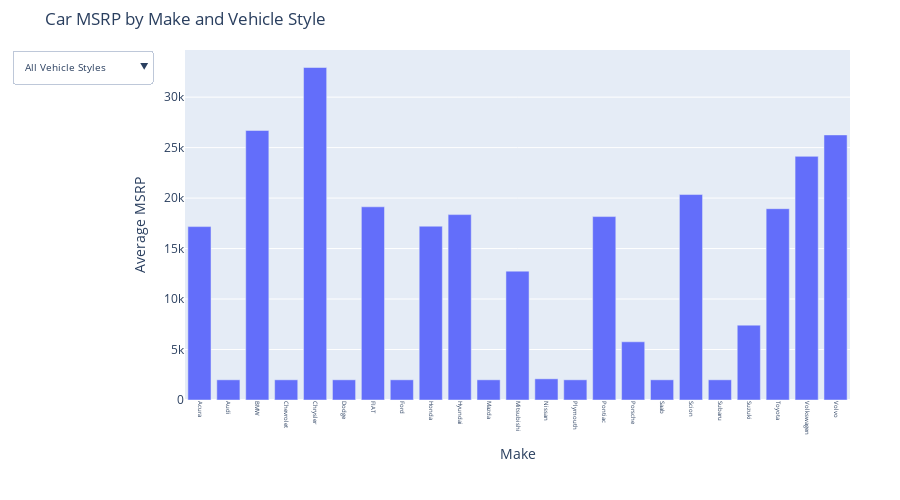

Write notebook code for a chart like this one.
### Markdown cell above
Option 2: _plotly_

### Code cell
import pandas as pd
import plotly.graph_objs as go

# 1. Read the CSV file
try:
    df = pd.read_csv('car_data.csv')
except FileNotFoundError:
    print("The file 'car_data.csv' was not found.")
    exit()

# Check if necessary columns exist
required_columns = ['Make', 'Vehicle Style', 'MSRP']
if not all(col in df.columns for col in required_columns):
    print(f"Missing columns in the data: {set(required_columns) - set(df.columns)}")
    exit()

# Ensure 'MSRP' is numeric
df['MSRP'] = pd.to_numeric(df['MSRP'], errors='coerce')

# 2. Dropdown filter with multiple selection
def create_multi_select_chart(df):
    # Prepare data
    grouped_data = df.groupby(['Make', 'Vehicle Style'])['MSRP'].mean().reset_index()
    
    # Create figure with dropdown
    fig = go.Figure()

    # Add traces for each Vehicle Style
    vehicle_styles = grouped_data['Vehicle Style'].unique()
    for style in vehicle_styles:
        style_data = grouped_data[grouped_data['Vehicle Style'] == style]
        fig.add_trace(
            go.Bar(
                x=style_data['Make'], 
                y=style_data['MSRP'], 
                name=style,
                visible=(style == vehicle_styles[0])  # First style visible by default
            )
        )

    # Create visibility list for all styles
    visibility_all = [True] * len(vehicle_styles)

    # Update layout with dropdown
    fig.update_layout(
        updatemenus=[{
            'buttons': [
                # Option to show all vehicle styles
                {
                    'method': 'update',
                    'label': 'All Vehicle Styles',
                    'args': [
                        {
                            'visible': visibility_all
                        },
                        {
                            'title': 'Average Car MSRP - All Vehicle Styles',
                            'barmode': 'stack'  # Set barmode to stack
                        }
                    ]
                }
            ] + [
                {
                    'method': 'update',
                    'label': style,
                    'args': [
                        {'visible': [style == trace.name for trace in fig.data]},
                        {'title': f'Average Car MSRP - {style} Vehicle Style', 'barmode': 'group'}  # Set barmode to group for individual styles
                    ]
                } 
                for style in vehicle_styles
            ],
            'direction': 'down',
            'showactive': True,
            'font': dict(size=10),  # Reduce font size of dropdown menu
        }],
        title='Car MSRP by Make and Vehicle Style',
        xaxis_title='Make',
        yaxis_title='Average MSRP',
        barmode='group',  # Default to group
        height=500,  # Height of the chart
        width=900,   # Width of the chart
        xaxis=dict(
            tickfont=dict(size=6),  # Reduce font size on x-axis
            tickangle=90,  # Rotate x-axis labels for better visibility
            automargin=True  # Automatically adjust margins
        ),
        margin=dict(l=50, r=50, t=50, b=100),  # Adjust margins to fit labels
        legend=dict(
            font=dict(size=8),  # Reduce font size of the legend
        )
    )

    return fig

# Generate the chart
multi_select_chart = create_multi_select_chart(df)

# Display the chart
multi_select_chart.show()

### Figure 1 — Plotly figure (JSON) as saved in the notebook; plotly's stock layout.template omitted (floating-point values rounded to 4 significant figures)
{"data": [{"name": "2dr Hatchback", "type": "bar", "visible": true, "x": ["Acura", "Audi", "BMW", "Chevrolet", "Chrysler", "Dodge", "FIAT", "Ford", "Honda", "Hyundai", "Mazda", "Mitsubishi", "Nissan", "Plymouth", "Pontiac", "Porsche", "Saab", "Scion", "Subaru", "Suzuki", "Toyota", "Volkswagen", "Volvo"], "y": [17180.0, 2000, 26699, 2000, 32935, 2000, 19140.0, 2000, 17220.0, 18360.0, 2000, 12760.0, 2098.0, 2000, 18170.0, 5765.0, 2000, 20350.0, 2000, 7416, 18950, 24130.0, 26260.0]}, {"name": "4dr Hatchback", "type": "bar", "visible": false, "x": ["Acura", "BMW", "Chevrolet", "Dodge", "Ford", "Honda", "Hyundai", "Kia", "Lexus", "Mazda", "Mercedes-Benz", "Mitsubishi", "Nissan", "Plymouth", "Pontiac", "Saab", "Scion", "Subaru", "Suzuki", "Toyota", "Volkswagen"], "y": [51060.0, 55155, 18330.0, 2000, 18470.0, 26370.0, 17630.0, 19380.0, 31570.0, 20810.0, 40930.0, 12880.0, 22240.0, 2000, 18110.0, 2034.0, 15690.0, 21190.0, 16700.0, 22190.0, 28200.0]}, {"name": "4dr SUV", "type": "bar", "visible": false, "x": ["Acura", "Audi", "BMW", "Buick", "Cadillac", "Chevrolet", "Chrysler", "Dodge", "FIAT", "Ford", "GMC", "HUMMER", "Honda", "Hyundai", "Infiniti", "Kia", "Land Rover", "Lexus", "Lincoln", "Maserati", "Mazda", "Mercedes-Benz", "Mitsubishi", "Nissan", "Oldsmobile", "Pontiac", "Porsche", "Saab", "Subaru", "Suzuki", "Toyota", "Volkswagen", "Volvo"], "y": [42960.0, 48630.0, 58540.0, 34000.0, 72550.0, 33550.0, 35790.0, 31180.0, 24620.0, 42030.0, 37480.0, 37749, 28580.0, 30220.0, 45690.0, 31533, 71280.0, 45040.0, 50330.0, 77500, 27140.0, 68400.0, 26100.0, 34290.0, 34020.0, 25100.0, 82510.0, 41685, 28540.0, 21130.0, 40630.0, 41700.0, 45390.0]}, {"name": "Coupe", "type": "bar", "visible": false, "x": ["Acura", "Alfa Romeo", "Aston Martin", "Audi", "BMW", "Bentley", "Bugatti", "Buick", "Cadillac", "Chevrolet", "Chrysler", "Dodge", "Ferrari", "Ford", "Honda", "Hyundai", "Infiniti", "Kia", "Lamborghini", "Lexus", "Lincoln", "Lotus", "Maserati", "Mazda", "McLaren", "Mercedes-Benz", "Nissan", "Oldsmobile", "Plymouth", "Pontiac", "Porsche", "Rolls-Royce", "Scion", "Spyker", "Subaru", "Toyota", "Volkswagen", "Volvo"], "y": [39690.0, 59400, 192900.0, 93590.0, 52450.0, 254300.0, 1757000.0, 2059.0, 45440.0, 38940.0, 19085, 45060.0, 249200.0, 34100.0, 21760.0, 22130.0, 40290.0, 20380.0, 328300.0, 50820.0, 2168.0, 75065, 116000.0, 2000, 229700, 109700.0, 35390.0, 10620.0, 2000, 16190.0, 99140.0, 367400.0, 27520.0, 209990, 16110.0, 15620.0, 2000, 2000]}, {"name": "Sedan", "type": "bar", "visible": false, "x": ["Acura", "Aston Martin", "Audi", "BMW", "Bentley", "Buick", "Cadillac", "Chevrolet", "Chrysler", "Dodge", "Ford", "Genesis", "Honda", "Hyundai", "Infiniti", "Kia", "Lexus", "Lincoln", "Maserati", "Maybach", "Mazda", "Mercedes-Benz", "Mitsubishi", "Nissan", "Oldsmobile", "Plymouth", "Pontiac", "Porsche", "Rolls-Royce", "Saab", "Scion", "Subaru", "Suzuki", "Toyota", "Volkswagen", "Volvo"], "y": [33610.0, 207000.0, 46390.0, 71830.0, 236836, 29570.0, 51180.0, 19880.0, 26100.0, 22520.0, 23260.0, 46620.0, 26030.0, 27670.0, 41080.0, 23810.0, 48860.0, 41670.0, 99020.0, 426900.0, 19740.0, 48830.0, 24060.0, 22600.0, 9139.0, 2768.0, 20650.0, 123300.0, 327000.0, 36780.0, 16250, 26190.0, 17970.0, 24800.0, 30800.0, 22290.0]}, {"name": "Wagon", "type": "bar", "visible": false, "x": ["Acura", "Audi", "BMW", "Buick", "Cadillac", "Chevrolet", "Chrysler", "Dodge", "FIAT", "Ford", "Kia", "Lexus", "Lincoln", "Mazda", "Mercedes-Benz", "Nissan", "Oldsmobile", "Plymouth", "Pontiac", "Saab", "Scion", "Subaru", "Suzuki", "Toyota", "Volkswagen", "Volvo"], "y": [33560, 33894, 43270.0, 2053, 47364, 15825, 26370.0, 24780.0, 22120.0, 30070.0, 18220.0, 31105, 44950.0, 16675, 43069, 17500, 2000, 2000, 6952.0, 34150.0, 18440.0, 2000, 15540.0, 31740.0, 26390.0, 26270.0]}, {"name": "Convertible", "type": "bar", "visible": false, "x": ["Alfa Romeo", "Aston Martin", "Audi", "BMW", "Bentley", "Buick", "Cadillac", "Chevrolet", "Chrysler", "Dodge", "FIAT", "Ferrari", "Ford", "Honda", "Infiniti", "Lamborghini", "Lexus", "Lotus", "Maserati", "Maybach", "Mazda", "McLaren", "Mercedes-Benz", "Mitsubishi", "Nissan", "Oldsmobile", "Plymouth", "Pontiac", "Porsche", "Rolls-Royce", "Saab", "Spyker", "Toyota", "Volkswagen", "Volvo"], "y": [64900, 203400.0, 70030.0, 63810.0, 250500.0, 25620.0, 70400.0, 62835, 24230.0, 2000, 23430.0, 214700.0, 34760.0, 36020.0, 46670.0, 336400.0, 52450.0, 51660.0, 130200.0, 1381375, 28080.0, 280225, 104600.0, 29980.0, 39070.0, 2000, 28540.0, 22550.0, 115500.0, 428273, 28760.0, 219990, 25780.0, 27670.0, 40530.0]}, {"name": "Passenger Minivan", "type": "bar", "visible": false, "x": ["Buick", "Chevrolet", "Chrysler", "Dodge", "Ford", "GMC", "Honda", "Hyundai", "Kia", "Mazda", "Mercedes-Benz", "Mitsubishi", "Nissan", "Oldsmobile", "Plymouth", "Pontiac", "Toyota", "Volkswagen"], "y": [30010.0, 24930.0, 29750.0, 25340.0, 22590.0, 25105, 36879, 26615, 32980.0, 23320.0, 32500, 2000, 22960.0, 32800.0, 2113.0, 20820.0, 30040.0, 29240.0]}, {"name": "Crew Cab Pickup", "type": "bar", "visible": false, "x": ["Cadillac", "Chevrolet", "Dodge", "Ford", "GMC", "HUMMER", "Honda", "Lincoln", "Mitsubishi", "Nissan", "Subaru", "Suzuki", "Toyota"], "y": [66570.0, 39260.0, 31410.0, 41570.0, 39060.0, 34630.0, 34100.0, 41210.0, 26690, 32730.0, 24400.0, 27650.0, 36850.0]}, {"name": "2dr SUV", "type": "bar", "visible": false, "x": ["Chevrolet", "Dodge", "Ford", "GMC", "Land Rover", "Mazda", "Suzuki"], "y": [13810.0, 2000, 16130.0, 7129.0, 39700.0, 2000, 2000]}, {"name": "Cargo Minivan", "type": "bar", "visible": false, "x": ["Chevrolet", "Dodge", "Ford", "GMC", "Mercedes-Benz", "Mitsubishi", "Nissan"], "y": [20010.0, 20170.0, 19700, 23790.0, 28950, 2000, 21440.0]}, {"name": "Cargo Van", "type": "bar", "visible": false, "x": ["Chevrolet", "Dodge", "Ford", "GMC"], "y": [8299.0, 12540.0, 20610.0, 21910.0]}, {"name": "Convertible SUV", "type": "bar", "visible": false, "x": ["Chevrolet", "Land Rover", "Nissan", "Suzuki"], "y": [17720.0, 48577, 43690.0, 7512.0]}, {"name": "Extended Cab Pickup", "type": "bar", "visible": false, "x": ["Chevrolet", "Dodge", "Ford", "GMC", "Mazda", "Mitsubishi", "Nissan", "Suzuki", "Toyota"], "y": [24170.0, 16300.0, 23810.0, 27900.0, 11600.0, 19190.0, 20530.0, 21640.0, 26250.0]}, {"name": "Passenger Van", "type": "bar", "visible": false, "x": ["Chevrolet", "Dodge", "Ford", "GMC"], "y": [28560.0, 14140.0, 32840.0, 28560.0]}, {"name": "Regular Cab Pickup", "type": "bar", "visible": false, "x": ["Chevrolet", "Dodge", "Ford", "GMC", "Mazda", "Mitsubishi", "Nissan", "Toyota"], "y": [19820.0, 14850.0, 17800.0, 25180.0, 9155.0, 2000, 2213.0, 17590.0]}], "layout": {"barmode": "group", "height": 500, "legend": {"font": {"size": 8}}, "margin": {"b": 100, "l": 50, "r": 50, "t": 50}, "title": {"text": "Car MSRP by Make and Vehicle Style"}, "updatemenus": [{"buttons": [{"args": [{"visible": [true, true, true, true, true, true, true, true, true, true, true, true, true, true, true, true]}, {"barmode": "stack", "title": "Average Car MSRP - All Vehicle Styles"}], "label": "All Vehicle Styles", "method": "update"}, {"args": [{"visible": [true, false, false, false, false, false, false, false, false, false, false, false, false, false, false, false]}, {"barmode": "group", "title": "Average Car MSRP - 2dr Hatchback Vehicle Style"}], "label": "2dr Hatchback", "method": "update"}, {"args": [{"visible": [false, true, false, false, false, false, false, false, false, false, false, false, false, false, false, false]}, {"barmode": "group", "title": "Average Car MSRP - 4dr Hatchback Vehicle Style"}], "label": "4dr Hatchback", "method": "update"}, {"args": [{"visible": [false, false, true, false, false, false, false, false, false, false, false, false, false, false, false, false]}, {"barmode": "group", "title": "Average Car MSRP - 4dr SUV Vehicle Style"}], "label": "4dr SUV", "method": "update"}, {"args": [{"visible": [false, false, false, true, false, false, false, false, false, false, false, false, false, false, false, false]}, {"barmode": "group", "title": "Average Car MSRP - Coupe Vehicle Style"}], "label": "Coupe", "method": "update"}, {"args": [{"visible": [false, false, false, false, true, false, false, false, false, false, false, false, false, false, false, false]}, {"barmode": "group", "title": "Average Car MSRP - Sedan Vehicle Style"}], "label": "Sedan", "method": "update"}, {"args": [{"visible": [false, false, false, false, false, true, false, false, false, false, false, false, false, false, false, false]}, {"barmode": "group", "title": "Average Car MSRP - Wagon Vehicle Style"}], "label": "Wagon", "method": "update"}, {"args": [{"visible": [false, false, false, false, false, false, true, false, false, false, false, false, false, false, false, false]}, {"barmode": "group", "title": "Average Car MSRP - Convertible Vehicle Style"}], "label": "Convertible", "method": "update"}, {"args": [{"visible": [false, false, false, false, false, false, false, true, false, false, false, false, false, false, false, false]}, {"barmode": "group", "title": "Average Car MSRP - Passenger Minivan Vehicle Style"}], "label": "Passenger Minivan", "method": "update"}, {"args": [{"visible": [false, false, false, false, false, false, false, false, true, false, false, false, false, false, false, false]}, {"barmode": "group", "title": "Average Car MSRP - Crew Cab Pickup Vehicle Style"}], "label": "Crew Cab Pickup", "method": "update"}, {"args": [{"visible": [false, false, false, false, false, false, false, false, false, true, false, false, false, false, false, false]}, {"barmode": "group", "title": "Average Car MSRP - 2dr SUV Vehicle Style"}], "label": "2dr SUV", "method": "update"}, {"args": [{"visible": [false, false, false, false, false, false, false, false, false, false, true, false, false, false, false, false]}, {"barmode": "group", "title": "Average Car MSRP - Cargo Minivan Vehicle Style"}], "label": "Cargo Minivan", "method": "update"}, {"args": [{"visible": [false, false, false, false, false, false, false, false, false, false, false, true, false, false, false, false]}, {"barmode": "group", "title": "Average Car MSRP - Cargo Van Vehicle Style"}], "label": "Cargo Van", "method": "update"}, {"args": [{"visible": [false, false, false, false, false, false, false, false, false, false, false, false, true, false, false, false]}, {"barmode": "group", "title": "Average Car MSRP - Convertible SUV Vehicle Style"}], "label": "Convertible SUV", "method": "update"}, {"args": [{"visible": [false, false, false, false, false, false, false, false, false, false, false, false, false, true, false, false]}, {"barmode": "group", "title": "Average Car MSRP - Extended Cab Pickup Vehicle Style"}], "label": "Extended Cab Pickup", "method": "update"}, {"args": [{"visible": [false, false, false, false, false, false, false, false, false, false, false, false, false, false, true, false]}, {"barmode": "group", "title": "Average Car MSRP - Passenger Van Vehicle Style"}], "label": "Passenger Van", "method": "update"}, {"args": [{"visible": [false, false, false, false, false, false, false, false, false, false, false, false, false, false, false, true]}, {"barmode": "group", "title": "Average Car MSRP - Regular Cab Pickup Vehicle Style"}], "label": "Regular Cab Pickup", "method": "update"}], "direction": "down", "font": {"size": 10}, "showactive": true}], "width": 900, "xaxis": {"automargin": true, "tickangle": 90, "tickfont": {"size": 6}, "title": {"text": "Make"}}, "yaxis": {"title": {"text": "Average MSRP"}}}}
